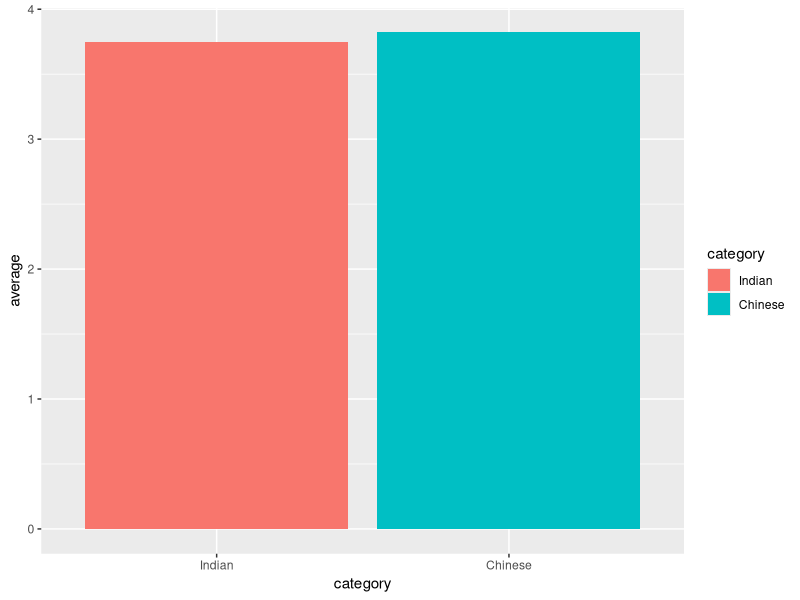
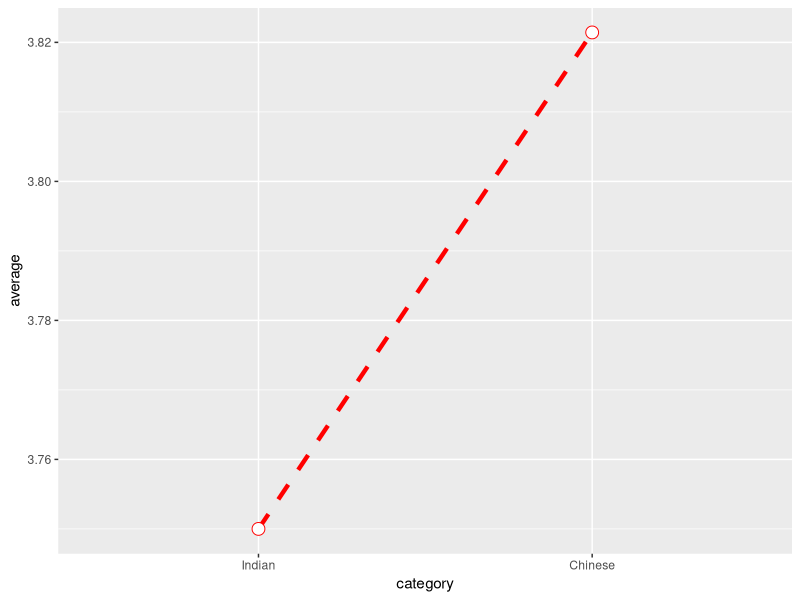

Source code (R) for these figures, in order:
setwd("C:/Users/obihov/Documents/Illinois/GraduateProgramISU/2Semester/IT497PracticalResearch/R/RstudioWorkspace497/497projectRepo/OsemnProject/Analysis")
##############INDIAN#################
#Read in the data
myIndianData <- read.csv("Data/file_CSV/Indian.csv")
head(myIndianData)
class(myIndianData$isClaimed)
names(myIndianData)



#Reshape dataframe variables
str(myIndianData) #variable type details
myIndianData$Name <- as.character(myIndianData$Name)
myIndianData$City <- as.character(myIndianData$City)
myIndianData$State <- as.character(myIndianData$State)
myIndianData$Country <- as.character(myIndianData$Country)
myIndianData$isClosed <- as.character(myIndianData$isClosed)
myIndianData$isClaimed <- as.character(myIndianData$isClaimed)
myIndianData$Ratings <- as.numeric(myIndianData$Ratings)
myIndianData$Reviews <- as.numeric(myIndianData$Reviews)
str(myIndianData) #confirm variable type details have been properly formatted



#Use grep to eliminate / select rows that are only required
myIndianData_City.gr <- myIndianData[grep("Chicago", myIndianData$City),]
  dim(myIndianData_City.gr) #three dataset having "La Grange, Oak Park" are elimanted
myIndianData_isClosed.gr <- myIndianData_City.gr[grep("FALSE", myIndianData_City.gr$isClosed),]
  dim(myIndianData_isClosed.gr) #all businesses included here are opened
myIndianData_isClaimed.gr <- myIndianData_isClosed.gr[grep("TRUE", myIndianData_isClosed.gr$isClaimed),]
  dim(myIndianData_isClaimed.gr)



#############CHINESE#####################
#Read in the data
myChineseData <- read.csv("Data/file_CSV/Chinese.csv")
head(myChineseData)
class(myChineseData$isClaimed)
names(myChineseData)



#Reshape dataframe variables
str(myChineseData) #variable type details
myChineseData$Name <- as.character(myChineseData$Name)
myChineseData$City <- as.character(myChineseData$City)
myChineseData$State <- as.character(myChineseData$State)
myChineseData$Country <- as.character(myChineseData$Country)
myChineseData$isClosed <- as.character(myChineseData$isClosed)
myChineseData$isClaimed <- as.character(myChineseData$isClaimed)
myChineseData$Ratings <- as.numeric(myChineseData$Ratings)
myChineseData$Reviews <- as.numeric(myChineseData$Reviews)
str(myChineseData) #confirm variable type details have been properly formatted


#Use grep to eliminate / select rows that are only required
myChineseData_City.gr <- myChineseData[grep("Chicago", myChineseData$City),]
  dim(myChineseData_City.gr) #Businesses in Chicago only
myChineseData_isClosed.gr <- myChineseData_City.gr[grep("FALSE", myChineseData_City.gr$isClosed),]
  dim(myChineseData_isClosed.gr) #all businesses included here are opened
myChineseData_isClaimed.gr <- myChineseData_isClosed.gr[grep("TRUE", myChineseData_isClosed.gr$isClaimed),]
  dim(myChineseData_isClaimed.gr) #Businesses here are all claimed by a owner


#Now that we have our data (i.e. myIndianData_isClaimed.gr and myChineseData_isClaimed.gr)
#All we need to do now is, extract a subset of the dataset we want to work with
#This will serve as our criteria that will help us come up with an objective research finding
#We will select only observations where Reviews are between 100 and 899
#Use subset to create this rule
names(myChineseData_isClaimed.gr)
myChinese.subset <- subset(myChineseData_isClaimed.gr, Reviews >= 100 & Reviews <= 899)
  dim(myChinese.subset)
myIndian.subset <- subset(myIndianData_isClaimed.gr, Reviews >= 100 & Reviews <= 899)
  dim(myIndian.subset)
names(myChinese.subset)

#We have just achieved a cleaned version of our data. We shall execute the following commands.
#CHINESE
names(myChinese.subset)
class(myChinese.subset$Name)
class(myChinese.subset$Reviews)
class(myChinese.subset$Ratings)
class(myChinese.subset$City)
class(myChinese.subset$State)
class(myChinese.subset$Country)
class(myChinese.subset$isClosed)
class(myChinese.subset$isClaimed)
class(myChinese.subset)
summary(myChinese.subset)
str(myChinese.subset)

#INDIAN
names(myIndian.subset)
class(myIndian.subset$Name)
class(myIndian.subset$Reviews)
class(myIndian.subset$Ratings)
class(myIndian.subset$City)
class(myIndian.subset$State)
class(myIndian.subset$Country)
class(myIndian.subset$isClosed)
class(myIndian.subset$isClaimed)
class(myIndian.subset)
summary(myIndian.subset)
str(myIndian.subset)

#Now we simply select the columns we want to work with.
#Select the Name and Ratings column from the myChinese.subset and myIndian.subset dataframe
myChinese.selection <- data.frame(myChinese.subset$Name, myChinese.subset$Ratings)
myIndian.selection <- data.frame(myIndian.subset$Name, myIndian.subset$Ratings)


#Now we simply rename our variable names
library(plyr)
myChinese.New <- rename(myChinese.selection, replace=c("myChinese.subset.Name"="Name", "myChinese.subset.Ratings"="Ratings"))
  names(myChinese.New)
myIndian.New <- rename(myIndian.selection, replace=c("myIndian.subset.Name"="Name", "myIndian.subset.Ratings"="Ratings"))
  names(myIndian.New)

myChinese.New$Name <- as.character(myChinese.New$Name)
myIndian.New$Name <- as.character(myIndian.New$Name)

#Chinese table
#myChinese.New[,"Name"]
#myChinese.New[,"Ratings"]

#Now we calculate average rating for each of the restaurant.
#The average / mean rating will help us determine what restaurants type is likely to have wi-fi
#From our hypothesis, Restaurants with high rating is likely to have wi-fi
averageChinese <- mean(myChinese.New$Ratings)
averageIndian <- mean(myIndian.New$Ratings)
averagesVect <- c(averageIndian, averageChinese)
nameVect <- c("Indian", "Chinese")
avgMAT <- cbind(nameVect, averagesVect)
avgDF <- as.data.frame(avgMAT)
names(avgDF) <- c("Restaurant Type", "Average")

#format col data type
avgDF[,"Restaurant Type"] <- as.character(avgDF[,"Restaurant Type"])
avgDF[,"Average"] <- as.numeric(as.character(avgDF[,"Average"]))
class(avgDF[,"Average"])

#for the graph use
catIndian <- avgDF[1,1]
catChinese <- avgDF[2,1]
avgIndian <- avgDF[1,2]
avgChinese <- avgDF[2,2]

library(ggplot2)
categoryRestaurant <- factor(c(catIndian,catChinese), levels=c("Indian","Chinese"))
dat <- data.frame(category = categoryRestaurant, average = c(avgIndian, avgChinese))

ggplot(data=dat, aes(x=category, y=average, fill=category)) +
  geom_bar(stat="identity")

ggplot(data=dat, aes(x=category, y=average, group=1)) +
  geom_line(colour="red", linetype="dashed", size=1.5) +
  geom_point(colour="red", size=4, shape=21, fill="white")


#for the table. you can also add the myChinese.New and myIndian.New in order to plot their tables
knitr::kable(avgDF, digits = 2, caption = "A table")
#Using a nominal scale we can even go as far as to relating our finding
#1- very unlikely
#2- unlikely
#3- moderate
#4- likely
#5- very likely
#Now we can see that both restuarants fall within 3 and 4. Approximately, both are likely to have
#wi-fi
